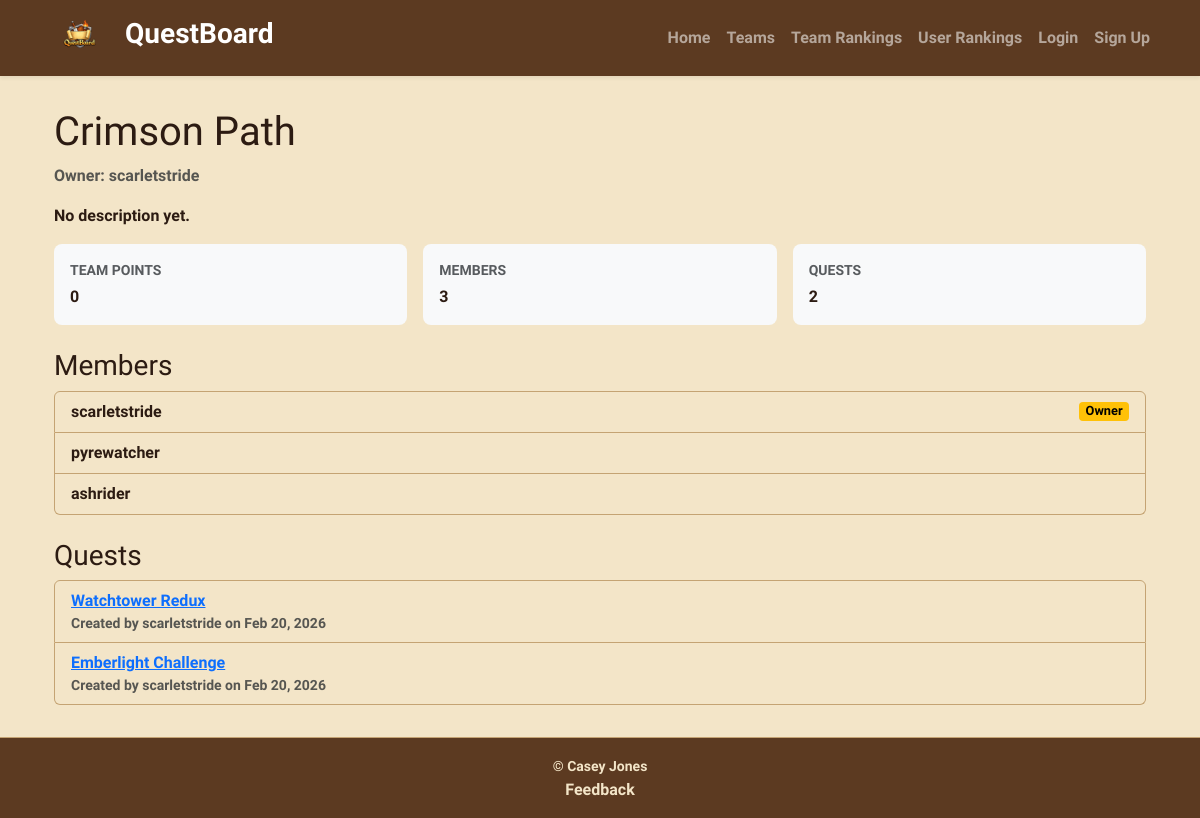
Screenshot of /teams/3/ with the database file from the repository.
### QuestBoardApp/models.py (models this page shows, shortened)
class Team(models.Model):
    name = models.CharField(max_length=80)
    owner = models.ForeignKey(User, on_delete=models.CASCADE)
    description = models.TextField(blank=True)
    created_at = models.DateTimeField(auto_now_add=True)
    members = models.ManyToManyField(
        User, through="TeamMembership", related_name="teams")
    points = models.PositiveIntegerField(default=0)

class TeamMembership(models.Model):
    team = models.ForeignKey(Team, on_delete=models.CASCADE)
    user = models.OneToOneField(User, on_delete=models.CASCADE)
    joined_at = models.DateTimeField(auto_now_add=True)
    class Meta:
        constraints = [
            models.UniqueConstraint(fields=["team", "user"], name="unique_team_membership")
        ]

class Quest(models.Model):
    creator = models.ForeignKey(
        User, on_delete=models.CASCADE, related_name="quests_created")
    parent = models.ForeignKey(
        "self",
        on_delete=models.SET_NULL,
        null=True,
        blank=True,
        related_name="remixes"
    )
    title = models.CharField(max_length=120)
    description = models.TextField()
    image = models.ImageField(
        upload_to="quest_images/", blank=True, null=False)
    created_at = models.DateTimeField(auto_now_add=True)
    tags = models.ManyToManyField(Tag, blank=True, related_name="quests")

### QuestBoardApp/views.py (the view)
# urls.py: path("teams/<int:pk>/", views.TeamDetailView.as_view(), name="team_detail"),
class TeamDetailView(DetailView):
    model = Team
    template_name = "QuestBoardApp/team_detail.html"
    context_object_name = "team"
    def get_context_data(self, **kwargs):
        context = super().get_context_data(**kwargs)
        user = self.request.user
        team = self.object
        quests = Quest.objects.filter(creator=team.owner).order_by("-created_at")
        context["quests"] = quests.select_related(
            "creator").order_by("-created_at")
        context["memberships"] = team.teammembership_set.select_related(
            "user").order_by("joined_at")
        context["is_member"] = user.is_authenticated and team.members.filter(
            pk=user.pk).exists()
        context["is_owner"] = user.is_authenticated and team.owner_id == user.id
        current_membership = None
        if user.is_authenticated:
            current_membership = TeamMembership.objects.filter(
                user=user).select_related("team").first()
        context["current_membership"] = current_membership
        return context

### QuestBoardApp/templates/QuestBoardApp/team_detail.html (shortened to what this page needs)
{% extends 'base.html' %}
{% block content %}
  <div class="container py-4">
    <h1>{{ team.name }}</h1>
    <p class="text-muted">Owner: {{ team.owner.username }}</p>
    <p>{{ team.description|default:'No description yet.' }}</p>
    <div class="row row-cols-1 row-cols-md-3 g-3 mb-4">
      <div class="col">
        <div class="bg-light rounded-3 p-3 h-100">
          <p class="mb-1 text-uppercase text-muted small">Team Points</p>
          <p class="mb-0 fw-semibold">{{ team.points }}</p>
        </div>
      </div>
      <div class="col">
        <div class="bg-light rounded-3 p-3 h-100">
          <p class="mb-1 text-uppercase text-muted small">Members</p>
          <p class="mb-0 fw-semibold">{{ memberships|length }}</p>
        </div>
      </div>
      <div class="col">
        <div class="bg-light rounded-3 p-3 h-100">
          <p class="mb-1 text-uppercase text-muted small">Quests</p>
          <p class="mb-0 fw-semibold">{{ quests|length }}</p>
        </div>
      </div>
    </div>
    <h3 class="mt-4">Members</h3>
    {% if memberships %}
      <ul class="list-group">
        {% for membership in memberships %}
          <li class="list-group-item d-flex justify-content-between align-items-center">
            <span>{{ membership.user.username }}</span>
            {% if membership.user_id == team.owner_id %}
              <span class="badge text-bg-warning">Owner</span>
            {% endif %}
          </li>
        {% endfor %}
      </ul>
    {% else %}
      <p>No members yet.</p>
    {% endif %}
    <h3 class="mt-4">Quests</h3>
    {% if quests %}
      <ul class="list-group">
        {% for quest in quests %}
          <li class="list-group-item">
            <a href="{% url 'quest_detail' quest.pk %}">{{ quest.title }}</a>
            <div class="small text-muted">Created by {{ quest.creator.username }} on {{ quest.created_at|date:'M d, Y' }}</div>
          </li>
        {% endfor %}
      </ul>
    {% else %}
      <p>No quests yet.</p>
    {% endif %}
  </div>
{% endblock %}

### QuestBoardApp/static/QuestBoardApp/styles.css (style rules this page uses)
:root { --bs-primary: #8b5e3c; --bs-secondary: #5c3a21; --bs-success: #6c8b3c; --bs-danger: #9c2f2f; --bs-warning: #c99a2e; --bs-info: #7b6a4f; --bs-light: #f3e5c8; --bs-dark: #2c1b12; --bs-body-bg: #f3e5c8; --bs-body-color: #2c1b12; --bs-border-color: #c4a373; }
body { background-color: var(--bs-body-bg); color: var(--bs-body-color); background-image: url('/static/QuestBoardApp/parchment-paper.png'); background-size: contain; font-family: "Macondo", cursive; font-weight: 700; }
.badge { font-size: 0.8em; padding: 0.25em 0.5em; border-radius: 4px; }

### rows the page displays
Team: name "Crimson Path", owner.username "scarletstride", description "No description yet.", points "0"
TeamMembership: user.username "scarletstride", shows "Owner"
TeamMembership: user.username "pyrewatcher"
TeamMembership: user.username "ashrider"
Quest: title "Watchtower Redux", creator.username "scarletstride", created_at "Feb 20, 2026"
Quest: title "Emberlight Challenge", creator.username "scarletstride", created_at "Feb 20, 2026"

### other values shown
{{ memberships|length }} "3"
{{ quests|length }} "2"
